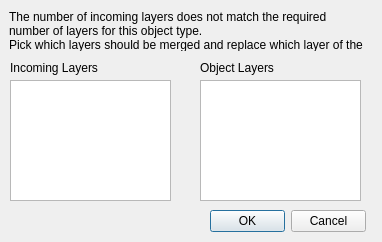
<?xml version="1.0" encoding="UTF-8"?>
<ui version="4.0">
 <class>SettingsWindow</class>
 <widget class="QDialog" name="SettingsWindow">
  <property name="geometry">
   <rect>
    <x>0</x>
    <y>0</y>
    <width>382</width>
    <height>242</height>
   </rect>
  </property>
  <property name="sizePolicy">
   <sizepolicy hsizetype="Fixed" vsizetype="Fixed">
    <horstretch>0</horstretch>
    <verstretch>0</verstretch>
   </sizepolicy>
  </property>
  <property name="windowTitle">
   <string>Pick Layers</string>
  </property>
  <property name="windowOpacity">
   <double>100.000000000000000</double>
  </property>
  <widget class="QDialogButtonBox" name="buttonBox">
   <property name="geometry">
    <rect>
     <x>210</x>
     <y>210</y>
     <width>156</width>
     <height>23</height>
    </rect>
   </property>
   <property name="orientation">
    <enum>Qt::Horizontal</enum>
   </property>
   <property name="standardButtons">
    <set>QDialogButtonBox::Cancel|QDialogButtonBox::Ok</set>
   </property>
  </widget>
  <widget class="QLabel" name="text">
   <property name="geometry">
    <rect>
     <x>9</x>
     <y>10</y>
     <width>361</width>
     <height>41</height>
    </rect>
   </property>
   <property name="text">
    <string>&lt;html&gt;&lt;head/&gt;&lt;body&gt;&lt;p&gt;The number of incoming layers does not match the required number of layers for this object type. &lt;br/&gt;Pick which layers should be merged and replace which layer of the object.&lt;/p&gt;&lt;/body&gt;&lt;/html&gt;</string>
   </property>
   <property name="textFormat">
    <enum>Qt::RichText</enum>
   </property>
   <property name="wordWrap">
    <bool>true</bool>
   </property>
  </widget>
  <widget class="QListWidget" name="list_layers_incoming">
   <property name="geometry">
    <rect>
     <x>10</x>
     <y>80</y>
     <width>161</width>
     <height>121</height>
    </rect>
   </property>
   <property name="selectionMode">
    <enum>QAbstractItemView::MultiSelection</enum>
   </property>
   <property name="selectionBehavior">
    <enum>QAbstractItemView::SelectRows</enum>
   </property>
  </widget>
  <widget class="QListWidget" name="list_layers_object">
   <property name="geometry">
    <rect>
     <x>200</x>
     <y>80</y>
     <width>161</width>
     <height>121</height>
    </rect>
   </property>
  </widget>
  <widget class="QLabel" name="label">
   <property name="geometry">
    <rect>
     <x>10</x>
     <y>60</y>
     <width>91</width>
     <height>16</height>
    </rect>
   </property>
   <property name="text">
    <string>Incoming Layers</string>
   </property>
  </widget>
  <widget class="QLabel" name="label_2">
   <property name="geometry">
    <rect>
     <x>200</x>
     <y>60</y>
     <width>91</width>
     <height>16</height>
    </rect>
   </property>
   <property name="text">
    <string>Object Layers</string>
   </property>
  </widget>
 </widget>
 <resources/>
 <connections>
  <connection>
   <sender>buttonBox</sender>
   <signal>accepted()</signal>
   <receiver>SettingsWindow</receiver>
   <slot>accept()</slot>
   <hints>
    <hint type="sourcelabel">
     <x>227</x>
     <y>358</y>
    </hint>
    <hint type="destinationlabel">
     <x>157</x>
     <y>274</y>
    </hint>
   </hints>
  </connection>
  <connection>
   <sender>buttonBox</sender>
   <signal>rejected()</signal>
   <receiver>SettingsWindow</receiver>
   <slot>reject()</slot>
   <hints>
    <hint type="sourcelabel">
     <x>295</x>
     <y>364</y>
    </hint>
    <hint type="destinationlabel">
     <x>286</x>
     <y>274</y>
    </hint>
   </hints>
  </connection>
 </connections>
</ui>
